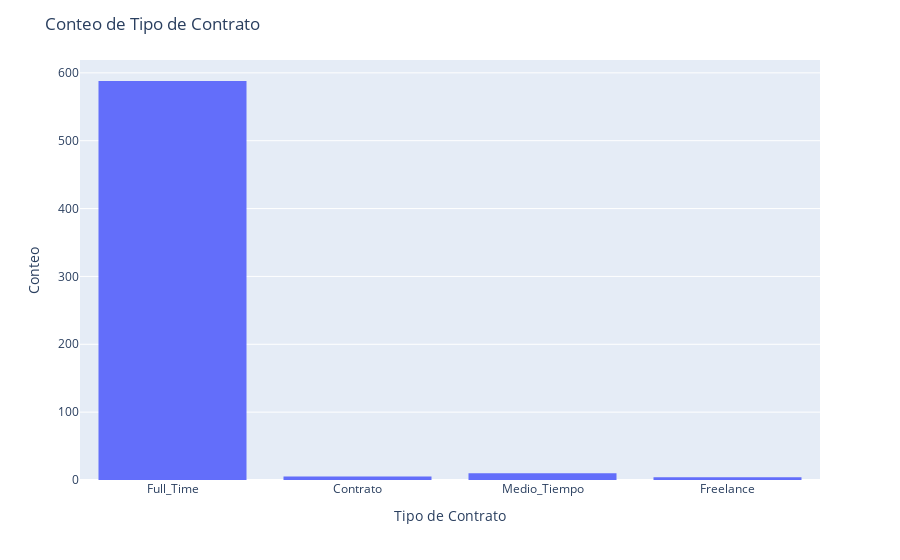

Notebook code cell kept with this figure:
### Markdown cell above
Luego de esta exploracion de datos, podemos darnos cuenta que el 96.86% de los datos, se encuentran en full-time. De esta manera, cambiaremos el enfoque de trabajo, y trabajaremos unicamente con la columna full-time. Y posterior mente la eliminaremos para evitar el sesgo de datos al momento de realizar los modelos de machine learning.

Al analizar la columna de "Residencia_del_empleado" y la ubicación de la compañía, observamos que hay una gran cantidad de datos en la categoría "Full-Time". Esto sugiere que existe una fuerte correlación entre la ubicación del empleado y la ubicación de la compañía, ya que es probable que ambos estén en el mismo lugar cuando se trata de contratos de tiempo completo. Como resultado, al construir un modelo de aprendizaje automático, esta variable puede descartarse debido a su alta correlación y falta de variabilidad, lo cual puede no aportar información significativa para predecir el salario.

### Code cell
fig = px.histogram(df_salary, x='Tipo_de_contrato')

fig.update_layout(
    title='Conteo de Tipo de Contrato',
    xaxis_title='Tipo de Contrato',
    yaxis_title='Conteo'
)

fig.show()

### Figure 1 — Plotly figure (JSON) as saved in the notebook; plotly's stock layout.template omitted (floating-point values rounded to 4 significant figures; data arrays with more than 128 entries replaced by an {"elided": "..."} marker saying what was removed)
{"data": [{"alignmentgroup": "True", "bingroup": "x", "hovertemplate": "Tipo_de_contrato=%{x}<br>count=%{y}<extra></extra>", "legendgroup": "", "marker": {"color": "#636efa", "pattern": {"shape": ""}}, "name": "", "offsetgroup": "", "orientation": "v", "showlegend": false, "type": "histogram", "x": {"elided": "607 str values"}, "xaxis": "x", "yaxis": "y"}], "layout": {"barmode": "relative", "legend": {"tracegroupgap": 0}, "margin": {"t": 60}, "title": {"text": "Conteo de Tipo de Contrato"}, "xaxis": {"anchor": "y", "domain": [0, 1], "title": {"text": "Tipo de Contrato"}}, "yaxis": {"anchor": "x", "domain": [0, 1], "title": {"text": "Conteo"}}}}
